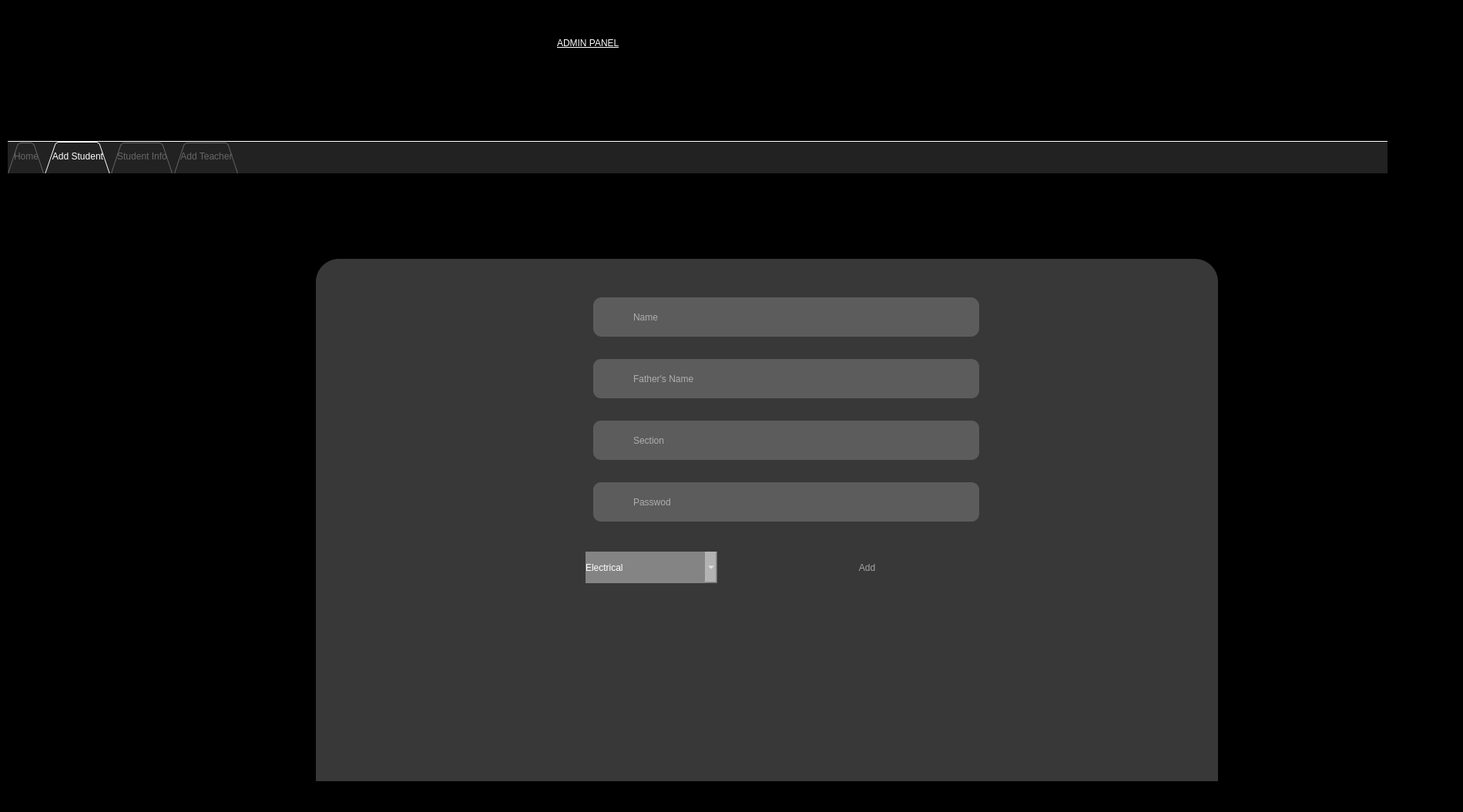
<?xml version="1.0" encoding="UTF-8"?>
<ui version="4.0">
 <class>admin</class>
 <widget class="QMainWindow" name="admin">
  <property name="geometry">
   <rect>
    <x>0</x>
    <y>0</y>
    <width>1899</width>
    <height>1054</height>
   </rect>
  </property>
  <property name="windowTitle">
   <string>MainWindow</string>
  </property>
  <property name="styleSheet">
   <string notr="true">padding-left:50px;
background-color: rgb(0, 0, 0);
color:white;
</string>
  </property>
  <widget class="QWidget" name="centralwidget">
   <property name="styleSheet">
    <string notr="true">background-image: url(:/images/1920x1080-data-out-51-3936802-black-theme-wallpaper-1080p.jpg);
border-radius:none;</string>
   </property>
   <widget class="QWidget" name="widget" native="true">
    <property name="geometry">
     <rect>
      <x>-140</x>
      <y>-130</y>
      <width>2311</width>
      <height>1351</height>
     </rect>
    </property>
    <property name="styleSheet">
     <string notr="true">background:transparent;
border-radius:none;</string>
    </property>
    <widget class="QLabel" name="label">
     <property name="geometry">
      <rect>
       <x>810</x>
       <y>130</y>
       <width>471</width>
       <height>111</height>
      </rect>
     </property>
     <property name="styleSheet">
      <string notr="true">font: italic 36pt &quot;Franklin Gothic Demi&quot;;
text-decoration: underline;
color: rgb(255, 255, 255);
background:none;</string>
     </property>
     <property name="text">
      <string>ADMIN PANEL</string>
     </property>
    </widget>
    <widget class="QTabWidget" name="tabWidget">
     <property name="geometry">
      <rect>
       <x>150</x>
       <y>313</y>
       <width>1791</width>
       <height>831</height>
      </rect>
     </property>
     <property name="sizePolicy">
      <sizepolicy hsizetype="Expanding" vsizetype="Expanding">
       <horstretch>0</horstretch>
       <verstretch>0</verstretch>
      </sizepolicy>
     </property>
     <property name="sizeIncrement">
      <size>
       <width>0</width>
       <height>0</height>
      </size>
     </property>
     <property name="styleSheet">
      <string notr="true">QTabWidget {
border: 0;
}

QTabWidget::pane {
border-top: 1px solid #444;
position: absolute;

}

QTabBar {
background: #222;
color: #666;
border-radius: 0;
border: 2px solid #222;

}

QTabBar::tab:top {
margin: 1px 1px 0 0;
padding: 4px 8px;
border-bottom: 3px solid transparent;
height:30px;
}

QTabBar::tab:selected {
color: white;
border: 0;
}

QTabBar::tab:top:hover {
border-bottom: 3px solid #444;
}
QTabBar::tab:top:selected {
border-bottom: 3px solid #1086e2;
}

QTabBar::tab:hover,
QTabBar::tab:focus {

}</string>
     </property>
     <property name="tabPosition">
      <enum>QTabWidget::North</enum>
     </property>
     <property name="tabShape">
      <enum>QTabWidget::Triangular</enum>
     </property>
     <property name="currentIndex">
      <number>1</number>
     </property>
     <property name="iconSize">
      <size>
       <width>32</width>
       <height>32</height>
      </size>
     </property>
     <property name="usesScrollButtons">
      <bool>false</bool>
     </property>
     <property name="documentMode">
      <bool>true</bool>
     </property>
     <property name="tabBarAutoHide">
      <bool>false</bool>
     </property>
     <widget class="QWidget" name="home">
      <attribute name="title">
       <string>Home</string>
      </attribute>
      <widget class="QWidget" name="widget_2" native="true">
       <property name="geometry">
        <rect>
         <x>60</x>
         <y>90</y>
         <width>871</width>
         <height>301</height>
        </rect>
       </property>
       <property name="styleSheet">
        <string notr="true">background: rgba(225, 225, 225,93);
border-radius: 2;</string>
       </property>
       <widget class="QLabel" name="label_4">
        <property name="geometry">
         <rect>
          <x>20</x>
          <y>20</y>
          <width>51</width>
          <height>31</height>
         </rect>
        </property>
        <property name="styleSheet">
         <string notr="true">background: none;</string>
        </property>
        <property name="text">
         <string>Name: </string>
        </property>
       </widget>
       <widget class="QLabel" name="label_5">
        <property name="geometry">
         <rect>
          <x>60</x>
          <y>10</y>
          <width>141</width>
          <height>31</height>
         </rect>
        </property>
        <property name="styleSheet">
         <string notr="true">background:none;
font: 16pt &quot;MS Shell Dlg 2&quot;;</string>
        </property>
        <property name="text">
         <string>Name:</string>
        </property>
       </widget>
       <widget class="QLineEdit" name="lineEdit_6">
        <property name="geometry">
         <rect>
          <x>230</x>
          <y>10</y>
          <width>161</width>
          <height>31</height>
         </rect>
        </property>
        <property name="text">
         <string>Robert</string>
        </property>
        <property name="readOnly">
         <bool>true</bool>
        </property>
       </widget>
       <widget class="QLabel" name="label_11">
        <property name="geometry">
         <rect>
          <x>-20</x>
          <y>60</y>
          <width>251</width>
          <height>31</height>
         </rect>
        </property>
        <property name="styleSheet">
         <string notr="true">background:none;
font: 16pt &quot;MS Shell Dlg 2&quot;;</string>
        </property>
        <property name="text">
         <string>Father's name</string>
        </property>
       </widget>
       <widget class="QLineEdit" name="lineEdit_7">
        <property name="geometry">
         <rect>
          <x>230</x>
          <y>60</y>
          <width>161</width>
          <height>31</height>
         </rect>
        </property>
        <property name="text">
         <string>Thomas</string>
        </property>
        <property name="readOnly">
         <bool>true</bool>
        </property>
       </widget>
       <widget class="QLabel" name="label_12">
        <property name="geometry">
         <rect>
          <x>50</x>
          <y>110</y>
          <width>151</width>
          <height>31</height>
         </rect>
        </property>
        <property name="styleSheet">
         <string notr="true">background:none;
font: 16pt &quot;MS Shell Dlg 2&quot;;</string>
        </property>
        <property name="text">
         <string>Gender:</string>
        </property>
       </widget>
       <widget class="QLineEdit" name="lineEdit_8">
        <property name="geometry">
         <rect>
          <x>230</x>
          <y>110</y>
          <width>161</width>
          <height>31</height>
         </rect>
        </property>
        <property name="text">
         <string>Male</string>
        </property>
        <property name="readOnly">
         <bool>true</bool>
        </property>
       </widget>
       <widget class="QLabel" name="label_13">
        <property name="geometry">
         <rect>
          <x>-10</x>
          <y>160</y>
          <width>251</width>
          <height>31</height>
         </rect>
        </property>
        <property name="styleSheet">
         <string notr="true">background:none;
font: 16pt &quot;MS Shell Dlg 2&quot;;</string>
        </property>
        <property name="text">
         <string>Date OF Join:</string>
        </property>
       </widget>
       <widget class="QLineEdit" name="lineEdit_9">
        <property name="geometry">
         <rect>
          <x>230</x>
          <y>160</y>
          <width>161</width>
          <height>31</height>
         </rect>
        </property>
        <property name="text">
         <string>22-Aug-2017</string>
        </property>
        <property name="readOnly">
         <bool>true</bool>
        </property>
       </widget>
       <widget class="QLabel" name="label_14">
        <property name="geometry">
         <rect>
          <x>70</x>
          <y>210</y>
          <width>141</width>
          <height>31</height>
         </rect>
        </property>
        <property name="styleSheet">
         <string notr="true">background:none;
font: 16pt &quot;MS Shell Dlg 2&quot;;</string>
        </property>
        <property name="text">
         <string>CNIC#</string>
        </property>
       </widget>
       <widget class="QLineEdit" name="lineEdit_10">
        <property name="geometry">
         <rect>
          <x>230</x>
          <y>210</y>
          <width>171</width>
          <height>31</height>
         </rect>
        </property>
        <property name="text">
         <string>42401-854123987-1</string>
        </property>
        <property name="readOnly">
         <bool>true</bool>
        </property>
       </widget>
      </widget>
      <widget class="QLabel" name="label_10">
       <property name="geometry">
        <rect>
         <x>50</x>
         <y>30</y>
         <width>281</width>
         <height>41</height>
        </rect>
       </property>
       <property name="styleSheet">
        <string notr="true">background:none;
font: 75 16pt &quot;MS Shell Dlg 2&quot;;</string>
       </property>
       <property name="text">
        <string>Personal Info</string>
       </property>
      </widget>
      <widget class="QWidget" name="widget_6" native="true">
       <property name="geometry">
        <rect>
         <x>70</x>
         <y>500</y>
         <width>871</width>
         <height>231</height>
        </rect>
       </property>
       <property name="styleSheet">
        <string notr="true">background: rgba(225, 225, 225,93);
border-radius: 2;</string>
       </property>
       <widget class="QLabel" name="label_15">
        <property name="geometry">
         <rect>
          <x>20</x>
          <y>20</y>
          <width>51</width>
          <height>31</height>
         </rect>
        </property>
        <property name="styleSheet">
         <string notr="true">background: none;</string>
        </property>
        <property name="text">
         <string>Name: </string>
        </property>
       </widget>
       <widget class="QLabel" name="label_16">
        <property name="geometry">
         <rect>
          <x>-20</x>
          <y>10</y>
          <width>221</width>
          <height>31</height>
         </rect>
        </property>
        <property name="styleSheet">
         <string notr="true">background:none;
font: 16pt &quot;MS Shell Dlg 2&quot;;</string>
        </property>
        <property name="text">
         <string>Matriculation</string>
        </property>
       </widget>
       <widget class="QLineEdit" name="lineEdit_11">
        <property name="geometry">
         <rect>
          <x>230</x>
          <y>10</y>
          <width>161</width>
          <height>31</height>
         </rect>
        </property>
        <property name="text">
         <string>Bahria School</string>
        </property>
        <property name="readOnly">
         <bool>true</bool>
        </property>
       </widget>
       <widget class="QLabel" name="label_17">
        <property name="geometry">
         <rect>
          <x>-20</x>
          <y>60</y>
          <width>251</width>
          <height>31</height>
         </rect>
        </property>
        <property name="styleSheet">
         <string notr="true">background:none;
font: 16pt &quot;MS Shell Dlg 2&quot;;</string>
        </property>
        <property name="text">
         <string>Graduation</string>
        </property>
       </widget>
       <widget class="QLineEdit" name="lineEdit_12">
        <property name="geometry">
         <rect>
          <x>230</x>
          <y>60</y>
          <width>161</width>
          <height>31</height>
         </rect>
        </property>
        <property name="text">
         <string>Oxford University</string>
        </property>
        <property name="readOnly">
         <bool>true</bool>
        </property>
       </widget>
       <widget class="QLabel" name="label_18">
        <property name="geometry">
         <rect>
          <x>30</x>
          <y>110</y>
          <width>151</width>
          <height>31</height>
         </rect>
        </property>
        <property name="styleSheet">
         <string notr="true">background:none;
font: 16pt &quot;MS Shell Dlg 2&quot;;</string>
        </property>
        <property name="text">
         <string>Masters</string>
        </property>
       </widget>
       <widget class="QLineEdit" name="lineEdit_13">
        <property name="geometry">
         <rect>
          <x>230</x>
          <y>110</y>
          <width>161</width>
          <height>31</height>
         </rect>
        </property>
        <property name="text">
         <string>OXford University</string>
        </property>
        <property name="readOnly">
         <bool>true</bool>
        </property>
       </widget>
       <widget class="QLabel" name="label_19">
        <property name="geometry">
         <rect>
          <x>-50</x>
          <y>160</y>
          <width>271</width>
          <height>31</height>
         </rect>
        </property>
        <property name="styleSheet">
         <string notr="true">background:none;
font: 16pt &quot;MS Shell Dlg 2&quot;;</string>
        </property>
        <property name="text">
         <string>Extra Qualification</string>
        </property>
       </widget>
       <widget class="QLineEdit" name="lineEdit_14">
        <property name="geometry">
         <rect>
          <x>230</x>
          <y>160</y>
          <width>161</width>
          <height>31</height>
         </rect>
        </property>
        <property name="text">
         <string>ACCP-Pro course</string>
        </property>
        <property name="readOnly">
         <bool>true</bool>
        </property>
       </widget>
      </widget>
      <widget class="QLabel" name="label_20">
       <property name="geometry">
        <rect>
         <x>30</x>
         <y>430</y>
         <width>281</width>
         <height>41</height>
        </rect>
       </property>
       <property name="styleSheet">
        <string notr="true">background:none;
font: 75 16pt &quot;MS Shell Dlg 2&quot;;</string>
       </property>
       <property name="text">
        <string>Qualification</string>
       </property>
      </widget>
     </widget>
     <widget class="QWidget" name="add_student">
      <attribute name="title">
       <string>Add Student</string>
      </attribute>
      <widget class="QWidget" name="widget_4" native="true">
       <property name="geometry">
        <rect>
         <x>350</x>
         <y>110</y>
         <width>1171</width>
         <height>731</height>
        </rect>
       </property>
       <property name="styleSheet">
        <string notr="true">background-color: rgba(159, 159, 159,90);
border-radius:30px;</string>
       </property>
       <widget class="QPushButton" name="pushButton_2">
        <property name="geometry">
         <rect>
          <x>570</x>
          <y>380</y>
          <width>291</width>
          <height>41</height>
         </rect>
        </property>
        <property name="autoFillBackground">
         <bool>false</bool>
        </property>
        <property name="styleSheet">
         <string notr="true">#pushButton_2{

background: rgba(255, 255, 255,100);
border-image: url(:/buttons/b_l_n.png);
border:none;
	color: rgb(255, 255, 255);
border-repeat:none;
padding:0px;
background:none;
color:#a3a3a3;
}
#pushButton_2:pressed{
border-image: url(:/buttons/b_l_p.png);}
</string>
        </property>
        <property name="text">
         <string>Add</string>
        </property>
       </widget>
       <widget class="QLineEdit" name="lineEdit">
        <property name="geometry">
         <rect>
          <x>360</x>
          <y>50</y>
          <width>501</width>
          <height>51</height>
         </rect>
        </property>
        <property name="styleSheet">
         <string notr="true">border-radius:11px;color:white;</string>
        </property>
        <property name="placeholderText">
         <string>Name</string>
        </property>
       </widget>
       <widget class="QLineEdit" name="lineEdit_2">
        <property name="geometry">
         <rect>
          <x>360</x>
          <y>130</y>
          <width>501</width>
          <height>51</height>
         </rect>
        </property>
        <property name="styleSheet">
         <string notr="true">border-radius:10px;
color:white;</string>
        </property>
        <property name="placeholderText">
         <string>Father's Name</string>
        </property>
       </widget>
       <widget class="QLineEdit" name="lineEdit_3">
        <property name="geometry">
         <rect>
          <x>360</x>
          <y>210</y>
          <width>501</width>
          <height>51</height>
         </rect>
        </property>
        <property name="styleSheet">
         <string notr="true">border-radius:10px;color:white;</string>
        </property>
        <property name="placeholderText">
         <string>Section</string>
        </property>
       </widget>
       <widget class="QLineEdit" name="lineEdit_4">
        <property name="geometry">
         <rect>
          <x>360</x>
          <y>290</y>
          <width>501</width>
          <height>51</height>
         </rect>
        </property>
        <property name="styleSheet">
         <string notr="true">border-radius:10px;color:white</string>
        </property>
        <property name="placeholderText">
         <string>Passwod</string>
        </property>
       </widget>
       <widget class="QWidget" name="widget_5" native="true">
        <property name="geometry">
         <rect>
          <x>300</x>
          <y>340</y>
          <width>311</width>
          <height>181</height>
         </rect>
        </property>
        <property name="styleSheet">
         <string notr="true">padding:0px;
background:transparent;</string>
        </property>
        <widget class="QComboBox" name="comboBox">
         <property name="geometry">
          <rect>
           <x>50</x>
           <y>40</y>
           <width>171</width>
           <height>41</height>
          </rect>
         </property>
         <property name="autoFillBackground">
          <bool>false</bool>
         </property>
         <property name="styleSheet">
          <string notr="true">background-color: rgba(255, 255, 255,97);</string>
         </property>
         <item>
          <property name="text">
           <string>Electrical</string>
          </property>
         </item>
         <item>
          <property name="text">
           <string>Computer Science</string>
          </property>
         </item>
        </widget>
       </widget>
      </widget>
     </widget>
     <widget class="QWidget" name="view_student">
      <property name="sizePolicy">
       <sizepolicy hsizetype="MinimumExpanding" vsizetype="Preferred">
        <horstretch>0</horstretch>
        <verstretch>0</verstretch>
       </sizepolicy>
      </property>
      <attribute name="title">
       <string>Student Info</string>
      </attribute>
      <widget class="QComboBox" name="combo_std_depart">
       <property name="geometry">
        <rect>
         <x>40</x>
         <y>30</y>
         <width>271</width>
         <height>41</height>
        </rect>
       </property>
       <property name="styleSheet">
        <string notr="true">background-color: rgba(255, 255, 255,90);
border-radius:none;</string>
       </property>
      </widget>
      <widget class="QPushButton" name="show_button">
       <property name="geometry">
        <rect>
         <x>50</x>
         <y>730</y>
         <width>251</width>
         <height>41</height>
        </rect>
       </property>
       <property name="cursor">
        <cursorShape>PointingHandCursor</cursorShape>
       </property>
       <property name="styleSheet">
        <string notr="true">#show_button{

background: rgba(255, 255, 255,100);
border-image: url(:/buttons/b_l_n.png);
border:none;
padding:0px;
border-repeat:none;
background:none;
color:#a3a3a3;
}
#show_button:pressed{
border-image: url(:/buttons/b_l_p.png);}

</string>
       </property>
       <property name="text">
        <string>Show</string>
       </property>
      </widget>
      <widget class="QPushButton" name="delete_std">
       <property name="geometry">
        <rect>
         <x>420</x>
         <y>720</y>
         <width>251</width>
         <height>41</height>
        </rect>
       </property>
       <property name="cursor">
        <cursorShape>PointingHandCursor</cursorShape>
       </property>
       <property name="styleSheet">
        <string notr="true">#delete_std{

background: rgba(255, 255, 255,100);
border-image: url(:/buttons/b_l_n.png);
border:none;
padding:0px;
border-repeat:none;
background:none;
color:#a3a3a3;
}
#delete_std:pressed{
border-image: url(:/buttons/b_l_p.png);}
</string>
       </property>
       <property name="text">
        <string>Delete</string>
       </property>
      </widget>
      <widget class="QLabel" name="label_hint1">
       <property name="geometry">
        <rect>
         <x>650</x>
         <y>310</y>
         <width>391</width>
         <height>111</height>
        </rect>
       </property>
       <property name="styleSheet">
        <string notr="true">font: 75 22pt &quot;MS Shell Dlg 2&quot;;</string>
       </property>
       <property name="text">
        <string>&lt;&lt; Double click on ID </string>
       </property>
      </widget>
      <widget class="QLabel" name="label_pic_teach">
       <property name="geometry">
        <rect>
         <x>1070</x>
         <y>150</y>
         <width>141</width>
         <height>161</height>
        </rect>
       </property>
       <property name="styleSheet">
        <string notr="true">border-color: rgb(85, 0, 127);</string>
       </property>
       <property name="text">
        <string/>
       </property>
      </widget>
      <widget class="QPlainTextEdit" name="plain_teach_detail">
       <property name="geometry">
        <rect>
         <x>390</x>
         <y>100</y>
         <width>831</width>
         <height>601</height>
        </rect>
       </property>
       <property name="font">
        <font>
         <family>MS Shell Dlg 2</family>
         <pointsize>12</pointsize>
         <weight>50</weight>
         <italic>false</italic>
         <bold>false</bold>
        </font>
       </property>
       <property name="styleSheet">
        <string notr="true">background-color:rgba(93, 93, 97,99);
font: 12pt &quot;MS Shell Dlg 2&quot;;
padding-left: 400px;
padding-top:135px;</string>
       </property>
       <property name="readOnly">
        <bool>true</bool>
       </property>
      </widget>
      <widget class="QLabel" name="label_name">
       <property name="geometry">
        <rect>
         <x>471</x>
         <y>290</y>
         <width>131</width>
         <height>24</height>
        </rect>
       </property>
       <property name="styleSheet">
        <string notr="true">font: 12pt &quot;MS Shell Dlg 2&quot;;</string>
       </property>
       <property name="text">
        <string>Name:</string>
       </property>
      </widget>
      <widget class="QLabel" name="label_Fname">
       <property name="geometry">
        <rect>
         <x>471</x>
         <y>340</y>
         <width>181</width>
         <height>24</height>
        </rect>
       </property>
       <property name="styleSheet">
        <string notr="true">font: 12pt &quot;MS Shell Dlg 2&quot;;</string>
       </property>
       <property name="text">
        <string>Father Name:</string>
       </property>
      </widget>
      <widget class="QLabel" name="label_department">
       <property name="geometry">
        <rect>
         <x>470</x>
         <y>240</y>
         <width>171</width>
         <height>24</height>
        </rect>
       </property>
       <property name="styleSheet">
        <string notr="true">font: 12pt &quot;MS Shell Dlg 2&quot;;
opacity:1;
color:#fff;</string>
       </property>
       <property name="text">
        <string>Department:</string>
       </property>
      </widget>
      <widget class="QLabel" name="label_section">
       <property name="geometry">
        <rect>
         <x>471</x>
         <y>380</y>
         <width>161</width>
         <height>24</height>
        </rect>
       </property>
       <property name="styleSheet">
        <string notr="true">font: 12pt &quot;MS Shell Dlg 2&quot;;</string>
       </property>
       <property name="text">
        <string>Section:</string>
       </property>
      </widget>
      <widget class="QLabel" name="label_9">
       <property name="geometry">
        <rect>
         <x>470</x>
         <y>430</y>
         <width>161</width>
         <height>24</height>
        </rect>
       </property>
       <property name="styleSheet">
        <string notr="true">font: 12pt &quot;MS Shell Dlg 2&quot;;</string>
       </property>
       <property name="text">
        <string>Password:</string>
       </property>
      </widget>
      <widget class="QLineEdit" name="lineEdit_5">
       <property name="geometry">
        <rect>
         <x>680</x>
         <y>230</y>
         <width>171</width>
         <height>31</height>
        </rect>
       </property>
      </widget>
      <widget class="QPushButton" name="edit">
       <property name="geometry">
        <rect>
         <x>690</x>
         <y>720</y>
         <width>251</width>
         <height>41</height>
        </rect>
       </property>
       <property name="cursor">
        <cursorShape>PointingHandCursor</cursorShape>
       </property>
       <property name="styleSheet">
        <string notr="true">#edit{

background: rgba(255, 255, 255,100);
border-image: url(:/buttons/b_l_n.png);
border:none;
border-repeat:none;
padding:0px;
background:none;
color:#a3a3a3;
}
#edit:pressed{
border-image: url(:/buttons/b_l_p.png);}
</string>
       </property>
       <property name="text">
        <string>Edit</string>
       </property>
      </widget>
      <widget class="QPushButton" name="save_admin">
       <property name="geometry">
        <rect>
         <x>950</x>
         <y>720</y>
         <width>251</width>
         <height>41</height>
        </rect>
       </property>
       <property name="cursor">
        <cursorShape>PointingHandCursor</cursorShape>
       </property>
       <property name="styleSheet">
        <string notr="true">#save_admin{

background: rgba(255, 255, 255,100);
border-image: url(:/buttons/b_l_n.png);
border:none;
border-repeat:none;
padding:0px;
background:none;
color:#a3a3a3;
}
#save_admin:pressed{
border-image: url(:/buttons/b_l_p.png);}
</string>
       </property>
       <property name="text">
        <string>Save</string>
       </property>
      </widget>
      <widget class="QListWidget" name="list_show_teacher">
       <property name="geometry">
        <rect>
         <x>70</x>
         <y>100</y>
         <width>256</width>
         <height>561</height>
        </rect>
       </property>
       <property name="styleSheet">
        <string notr="true">background-color:rgba(93, 93, 97,99);
color:rgb(255, 255, 255);
font: 12pt &quot;MS Shell Dlg 2&quot;;

padding-top:50px;</string>
       </property>
      </widget>
      <widget class="QLineEdit" name="line_warning_count">
       <property name="geometry">
        <rect>
         <x>570</x>
         <y>130</y>
         <width>71</width>
         <height>31</height>
        </rect>
       </property>
      </widget>
      <zorder>label_hint1</zorder>
      <zorder>plain_teach_detail</zorder>
      <zorder>combo_std_depart</zorder>
      <zorder>show_button</zorder>
      <zorder>delete_std</zorder>
      <zorder>label_pic_teach</zorder>
      <zorder>label_name</zorder>
      <zorder>label_Fname</zorder>
      <zorder>label_department</zorder>
      <zorder>label_section</zorder>
      <zorder>label_9</zorder>
      <zorder>lineEdit_5</zorder>
      <zorder>edit</zorder>
      <zorder>save_admin</zorder>
      <zorder>list_show_teacher</zorder>
      <zorder>line_warning_count</zorder>
     </widget>
     <widget class="QWidget" name="add_teacher">
      <attribute name="title">
       <string>Add Teacher</string>
      </attribute>
      <widget class="QWidget" name="widget_3" native="true">
       <property name="geometry">
        <rect>
         <x>170</x>
         <y>40</y>
         <width>1201</width>
         <height>781</height>
        </rect>
       </property>
       <property name="styleSheet">
        <string notr="true">background-color: rgba(159, 159, 159,90);
border-radius:30px;</string>
       </property>
       <widget class="QLineEdit" name="line_fname_teach">
        <property name="geometry">
         <rect>
          <x>120</x>
          <y>190</y>
          <width>531</width>
          <height>51</height>
         </rect>
        </property>
        <property name="styleSheet">
         <string notr="true">color:white;border:none;padding-left:50px;
border-radius:20px;</string>
        </property>
        <property name="placeholderText">
         <string>Father's Name</string>
        </property>
       </widget>
       <widget class="QLineEdit" name="dob_edit">
        <property name="geometry">
         <rect>
          <x>120</x>
          <y>121</y>
          <width>531</width>
          <height>51</height>
         </rect>
        </property>
        <property name="styleSheet">
         <string notr="true">color:white;border:none;padding-left:50px;
border-radius:20px;</string>
        </property>
        <property name="placeholderText">
         <string>Date-Of-Birth</string>
        </property>
       </widget>
       <widget class="QLineEdit" name="line_pass_teach">
        <property name="geometry">
         <rect>
          <x>120</x>
          <y>330</y>
          <width>531</width>
          <height>51</height>
         </rect>
        </property>
        <property name="styleSheet">
         <string notr="true">color:white;border:none;padding-left:50px;
border-radius:20px;</string>
        </property>
        <property name="echoMode">
         <enum>QLineEdit::Password</enum>
        </property>
        <property name="placeholderText">
         <string>Password</string>
        </property>
       </widget>
       <widget class="QLineEdit" name="line_name_teach">
        <property name="geometry">
         <rect>
          <x>120</x>
          <y>50</y>
          <width>531</width>
          <height>51</height>
         </rect>
        </property>
        <property name="styleSheet">
         <string notr="true">color: white;border:none;padding-left:50px;
border-radius:20px;</string>
        </property>
        <property name="placeholderText">
         <string>Name</string>
        </property>
       </widget>
       <widget class="QPushButton" name="Add_teacher">
        <property name="geometry">
         <rect>
          <x>350</x>
          <y>490</y>
          <width>281</width>
          <height>41</height>
         </rect>
        </property>
        <property name="autoFillBackground">
         <bool>false</bool>
        </property>
        <property name="styleSheet">
         <string notr="true">#Add_teacher{

background: rgba(255, 255, 255,100);
border-image: url(:/buttons/b_l_n.png);
border:none;
border-repeat:none;
padding:0px;
background:none;
color:#a3a3a3;
}
#Add_teacher:pressed{
border-image: url(:/buttons/b_l_p.png);}
</string>
        </property>
        <property name="text">
         <string>Add</string>
        </property>
       </widget>
       <widget class="QLineEdit" name="line_teach_course">
        <property name="geometry">
         <rect>
          <x>120</x>
          <y>260</y>
          <width>531</width>
          <height>51</height>
         </rect>
        </property>
        <property name="styleSheet">
         <string notr="true">padding-left:50px;
border-radius:20px;
color: rgb(255, 255, 255);</string>
        </property>
        <property name="placeholderText">
         <string>Gender</string>
        </property>
       </widget>
       <widget class="QCheckBox" name="check_F">
        <property name="geometry">
         <rect>
          <x>710</x>
          <y>190</y>
          <width>161</width>
          <height>21</height>
         </rect>
        </property>
        <property name="acceptDrops">
         <bool>false</bool>
        </property>
        <property name="styleSheet">
         <string notr="true">QCheckBox{
background:none;
border-radius:3px;}
 QCheckBox::indicator {
     width: 18px;
     height: 18px;
background:none;
 }

  QCheckBox::indicator:checked
  {
    image: url(:/chkbox/other images/dart117_checkbox_disable.png);
  }
  QCheckBox::indicator:unchecked
  {
image:url(:/chkbox/other images/uncheck.png);
  }


 


 
  
</string>
        </property>
        <property name="text">
         <string>Section F-CS</string>
        </property>
        <property name="iconSize">
         <size>
          <width>20</width>
          <height>20</height>
         </size>
        </property>
       </widget>
       <widget class="QCheckBox" name="check_G">
        <property name="geometry">
         <rect>
          <x>710</x>
          <y>220</y>
          <width>161</width>
          <height>21</height>
         </rect>
        </property>
        <property name="acceptDrops">
         <bool>false</bool>
        </property>
        <property name="styleSheet">
         <string notr="true">QCheckBox{
background:none;
border-radius:3px;}
 QCheckBox::indicator {
     width: 18px;
     height: 18px;
background:none;
 }

  QCheckBox::indicator:checked
  {
    image: url(:/chkbox/other images/dart117_checkbox_disable.png);
  }
  QCheckBox::indicator:unchecked
  {
image:url(:/chkbox/other images/uncheck.png);
  }


 


 
  
</string>
        </property>
        <property name="text">
         <string>Section G-CS</string>
        </property>
        <property name="iconSize">
         <size>
          <width>20</width>
          <height>20</height>
         </size>
        </property>
       </widget>
       <widget class="QCheckBox" name="check_C">
        <property name="geometry">
         <rect>
          <x>710</x>
          <y>130</y>
          <width>151</width>
          <height>21</height>
         </rect>
        </property>
        <property name="acceptDrops">
         <bool>false</bool>
        </property>
        <property name="styleSheet">
         <string notr="true">QCheckBox{
background:none;
border-radius:3px;}
 QCheckBox::indicator {
     width: 18px;
     height: 18px;
background:none;
 }

  QCheckBox::indicator:checked
  {
    image: url(:/chkbox/other images/dart117_checkbox_disable.png);
  }
  QCheckBox::indicator:unchecked
  {
image:url(:/chkbox/other images/uncheck.png);
  }


 


 
  
</string>
        </property>
        <property name="text">
         <string>Section C-CS</string>
        </property>
        <property name="iconSize">
         <size>
          <width>20</width>
          <height>20</height>
         </size>
        </property>
       </widget>
       <widget class="QCheckBox" name="check_D">
        <property name="enabled">
         <bool>true</bool>
        </property>
        <property name="geometry">
         <rect>
          <x>710</x>
          <y>160</y>
          <width>151</width>
          <height>21</height>
         </rect>
        </property>
        <property name="acceptDrops">
         <bool>false</bool>
        </property>
        <property name="styleSheet">
         <string notr="true">QCheckBox{
background:none;
border-radius:3px;}
 QCheckBox::indicator {
     width: 18px;
     height: 18px;
background:none;
 }

  QCheckBox::indicator:checked
  {
    image: url(:/chkbox/other images/dart117_checkbox_disable.png);
  }
  QCheckBox::indicator:unchecked
  {
image:url(:/chkbox/other images/uncheck.png);
  }


 


 
  
</string>
        </property>
        <property name="text">
         <string>Section D-CS</string>
        </property>
        <property name="iconSize">
         <size>
          <width>20</width>
          <height>20</height>
         </size>
        </property>
       </widget>
       <widget class="QCheckBox" name="check_B">
        <property name="geometry">
         <rect>
          <x>710</x>
          <y>100</y>
          <width>151</width>
          <height>21</height>
         </rect>
        </property>
        <property name="acceptDrops">
         <bool>false</bool>
        </property>
        <property name="styleSheet">
         <string notr="true">QCheckBox{
background:none;
border-radius:3px;}
 QCheckBox::indicator {
     width: 18px;
     height: 18px;
background:none;
 }

  QCheckBox::indicator:checked
  {
    image: url(:/chkbox/other images/dart117_checkbox_disable.png);
  }
  QCheckBox::indicator:unchecked
  {
image:url(:/chkbox/other images/uncheck.png);
  }


 


 
  
</string>
        </property>
        <property name="text">
         <string>Section B-CS</string>
        </property>
        <property name="iconSize">
         <size>
          <width>20</width>
          <height>20</height>
         </size>
        </property>
       </widget>
       <widget class="QCheckBox" name="check_A">
        <property name="geometry">
         <rect>
          <x>710</x>
          <y>70</y>
          <width>151</width>
          <height>21</height>
         </rect>
        </property>
        <property name="acceptDrops">
         <bool>false</bool>
        </property>
        <property name="styleSheet">
         <string notr="true">QCheckBox{
background:none;
border-radius:3px;}
 QCheckBox::indicator {
     width: 18px;
     height: 18px;
background:none;
 }

  QCheckBox::indicator:checked
  {
    image: url(:/chkbox/other images/dart117_checkbox_disable.png);
  }
  QCheckBox::indicator:unchecked
  {
image:url(:/chkbox/other images/uncheck.png);
  }


 


 
  
</string>
        </property>
        <property name="text">
         <string>Section A-CS</string>
        </property>
        <property name="iconSize">
         <size>
          <width>20</width>
          <height>20</height>
         </size>
        </property>
       </widget>
       <widget class="QCheckBox" name="check_A_EE">
        <property name="geometry">
         <rect>
          <x>880</x>
          <y>70</y>
          <width>161</width>
          <height>21</height>
         </rect>
        </property>
        <property name="acceptDrops">
         <bool>false</bool>
        </property>
        <property name="styleSheet">
         <string notr="true">QCheckBox{
background:none;
border-radius:3px;}
 QCheckBox::indicator {
     width: 18px;
     height: 18px;
background:none;
 }

  QCheckBox::indicator:checked
  {
    image: url(:/chkbox/other images/dart117_checkbox_disable.png);
  }
  QCheckBox::indicator:unchecked
  {
image:url(:/chkbox/other images/uncheck.png);
  }


 


 
  
</string>
        </property>
        <property name="text">
         <string>Section A-EE</string>
        </property>
        <property name="iconSize">
         <size>
          <width>20</width>
          <height>20</height>
         </size>
        </property>
       </widget>
       <widget class="QCheckBox" name="check_F_EE">
        <property name="geometry">
         <rect>
          <x>880</x>
          <y>190</y>
          <width>171</width>
          <height>21</height>
         </rect>
        </property>
        <property name="acceptDrops">
         <bool>false</bool>
        </property>
        <property name="styleSheet">
         <string notr="true">QCheckBox{
background:none;
border-radius:3px;}
 QCheckBox::indicator {
     width: 18px;
     height: 18px;
background:none;
 }

  QCheckBox::indicator:checked
  {
    image: url(:/chkbox/other images/dart117_checkbox_disable.png);
  }
  QCheckBox::indicator:unchecked
  {
image:url(:/chkbox/other images/uncheck.png);
  }


 


 
  
</string>
        </property>
        <property name="text">
         <string>Section F-EE</string>
        </property>
        <property name="iconSize">
         <size>
          <width>20</width>
          <height>20</height>
         </size>
        </property>
       </widget>
       <widget class="QCheckBox" name="check_G_EE">
        <property name="geometry">
         <rect>
          <x>880</x>
          <y>220</y>
          <width>171</width>
          <height>21</height>
         </rect>
        </property>
        <property name="acceptDrops">
         <bool>false</bool>
        </property>
        <property name="styleSheet">
         <string notr="true">QCheckBox{
background:none;
border-radius:3px;}
 QCheckBox::indicator {
     width: 18px;
     height: 18px;
background:none;
 }

  QCheckBox::indicator:checked
  {
    image: url(:/chkbox/other images/dart117_checkbox_disable.png);
  }
  QCheckBox::indicator:unchecked
  {
image:url(:/chkbox/other images/uncheck.png);
  }


 


 
  
</string>
        </property>
        <property name="text">
         <string>Section G-EE</string>
        </property>
        <property name="iconSize">
         <size>
          <width>20</width>
          <height>20</height>
         </size>
        </property>
       </widget>
       <widget class="QCheckBox" name="check_C_EE">
        <property name="geometry">
         <rect>
          <x>880</x>
          <y>130</y>
          <width>161</width>
          <height>21</height>
         </rect>
        </property>
        <property name="acceptDrops">
         <bool>false</bool>
        </property>
        <property name="styleSheet">
         <string notr="true">QCheckBox{
background:none;
border-radius:3px;}
 QCheckBox::indicator {
     width: 18px;
     height: 18px;
background:none;
 }

  QCheckBox::indicator:checked
  {
    image: url(:/chkbox/other images/dart117_checkbox_disable.png);
  }
  QCheckBox::indicator:unchecked
  {
image:url(:/chkbox/other images/uncheck.png);
  }


 


 
  
</string>
        </property>
        <property name="text">
         <string>Section C-EE</string>
        </property>
        <property name="iconSize">
         <size>
          <width>20</width>
          <height>20</height>
         </size>
        </property>
       </widget>
       <widget class="QCheckBox" name="check_D_EE">
        <property name="enabled">
         <bool>true</bool>
        </property>
        <property name="geometry">
         <rect>
          <x>880</x>
          <y>160</y>
          <width>161</width>
          <height>21</height>
         </rect>
        </property>
        <property name="acceptDrops">
         <bool>false</bool>
        </property>
        <property name="styleSheet">
         <string notr="true">QCheckBox{
background:none;
border-radius:3px;}
 QCheckBox::indicator {
     width: 18px;
     height: 18px;
background:none;
 }

  QCheckBox::indicator:checked
  {
    image: url(:/chkbox/other images/dart117_checkbox_disable.png);
  }
  QCheckBox::indicator:unchecked
  {
image:url(:/chkbox/other images/uncheck.png);
  }


 


 
  
</string>
        </property>
        <property name="text">
         <string>Section D-EE</string>
        </property>
        <property name="iconSize">
         <size>
          <width>20</width>
          <height>20</height>
         </size>
        </property>
       </widget>
       <widget class="QCheckBox" name="check_B_EE">
        <property name="geometry">
         <rect>
          <x>880</x>
          <y>100</y>
          <width>151</width>
          <height>21</height>
         </rect>
        </property>
        <property name="acceptDrops">
         <bool>false</bool>
        </property>
        <property name="styleSheet">
         <string notr="true">QCheckBox{
background:none;
border-radius:3px;}
 QCheckBox::indicator {
     width: 18px;
     height: 18px;
background:none;
 }

  QCheckBox::indicator:checked
  {
    image: url(:/chkbox/other images/dart117_checkbox_disable.png);
  }
  QCheckBox::indicator:unchecked
  {
image:url(:/chkbox/other images/uncheck.png);
  }


 


 
  
</string>
        </property>
        <property name="text">
         <string>Section B-EE</string>
        </property>
        <property name="iconSize">
         <size>
          <width>20</width>
          <height>20</height>
         </size>
        </property>
       </widget>
       <widget class="QComboBox" name="combo_teacher_course">
        <property name="geometry">
         <rect>
          <x>130</x>
          <y>460</y>
          <width>151</width>
          <height>31</height>
         </rect>
        </property>
        <property name="autoFillBackground">
         <bool>false</bool>
        </property>
        <property name="styleSheet">
         <string notr="true">padding:8px;
border-radius:0px;</string>
        </property>
        <item>
         <property name="text">
          <string>Electrical</string>
         </property>
        </item>
        <item>
         <property name="text">
          <string>Computer Science</string>
         </property>
        </item>
       </widget>
       <widget class="QLabel" name="label_7">
        <property name="geometry">
         <rect>
          <x>-30</x>
          <y>470</y>
          <width>181</width>
          <height>16</height>
         </rect>
        </property>
        <property name="styleSheet">
         <string notr="true">padding:none;
background:none</string>
        </property>
        <property name="text">
         <string>select Department</string>
        </property>
       </widget>
       <widget class="QComboBox" name="comboBox_teach_post">
        <property name="geometry">
         <rect>
          <x>130</x>
          <y>510</y>
          <width>151</width>
          <height>31</height>
         </rect>
        </property>
        <property name="styleSheet">
         <string notr="true">padding-left: 8px;
background:rgba(255, 255, 255,50);</string>
        </property>
       </widget>
      </widget>
      <widget class="QLabel" name="label_6">
       <property name="geometry">
        <rect>
         <x>150</x>
         <y>460</y>
         <width>181</width>
         <height>20</height>
        </rect>
       </property>
       <property name="styleSheet">
        <string notr="true">padding:none;
background:none</string>
       </property>
       <property name="text">
        <string>Select course</string>
       </property>
      </widget>
      <widget class="QLabel" name="label_8">
       <property name="geometry">
        <rect>
         <x>140</x>
         <y>560</y>
         <width>161</width>
         <height>16</height>
        </rect>
       </property>
       <property name="styleSheet">
        <string notr="true">padding:none;
background:none</string>
       </property>
       <property name="text">
        <string>Select Post</string>
       </property>
      </widget>
      <widget class="QComboBox" name="combo_teacher">
       <property name="geometry">
        <rect>
         <x>300</x>
         <y>450</y>
         <width>151</width>
         <height>31</height>
        </rect>
       </property>
       <property name="autoFillBackground">
        <bool>false</bool>
       </property>
       <property name="styleSheet">
        <string notr="true">padding:8px;padding-left: 8px;
background:rgba(255, 255, 255,50);</string>
       </property>
       <item>
        <property name="text">
         <string>English</string>
        </property>
       </item>
       <item>
        <property name="text">
         <string>CP</string>
        </property>
       </item>
       <item>
        <property name="text">
         <string>PST</string>
        </property>
       </item>
       <item>
        <property name="text">
         <string>DLD</string>
        </property>
       </item>
       <item>
        <property name="text">
         <string>CALCULUS-2</string>
        </property>
       </item>
      </widget>
     </widget>
    </widget>
   </widget>
  </widget>
  <widget class="QStatusBar" name="statusbar"/>
 </widget>
 <resources/>
 <connections/>
</ui>
